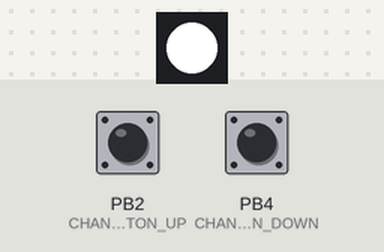
The program below on a simulated ATtiny85, built with avr-gcc and run on an emulated ATtiny85. Shown: 1 RGB LEDs in strip order, left to right. Inputs (shaded band) come from the test bench; at power-on: PB4 (CHANGE_BUTTON_PIN_DOWN) HIGH, PB2 (CHANGE_BUTTON_UP) HIGH. EEPROM starts erased.

Above: at 1.2 s.
1.3 s: PB4 (CHANGE_BUTTON_PIN_DOWN) pulled LOW for 0.15 s
At 2.1 s:
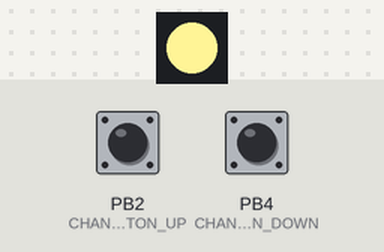
2.9 s: PB4 (CHANGE_BUTTON_PIN_DOWN) pulled LOW for 0.15 s
At 3.3 s:
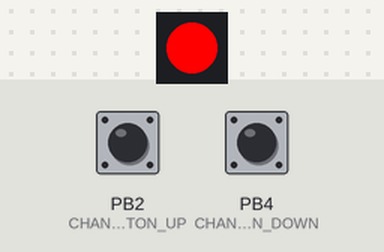
4.5 s: PB2 (CHANGE_BUTTON_UP) pulled LOW for 0.15 s
At 5.7 s:
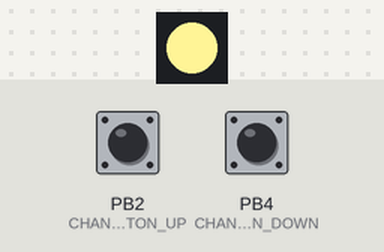
6.1 s: PB2 (CHANGE_BUTTON_UP) pulled LOW for 1 s
At 8.2 s:
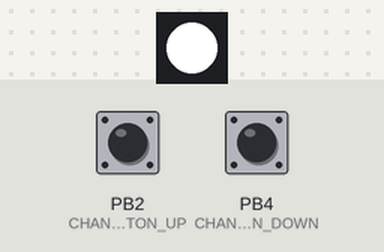
8.6 s: PB4 (CHANGE_BUTTON_PIN_DOWN) pulsed LOW 5 times (0.12 s each, 0.3 s apart)
At 11.1 s:
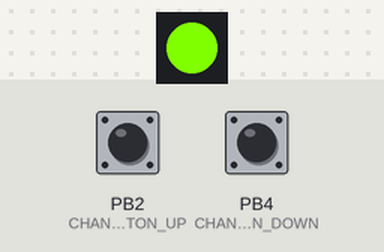
11.6 s: PB4 (CHANGE_BUTTON_PIN_DOWN) pulled LOW for 1 s
At 13.6 s:
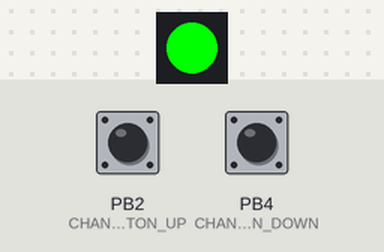
Timing chart, 0 to 15.1 s (numbered marks = the images above; inputs shaded):
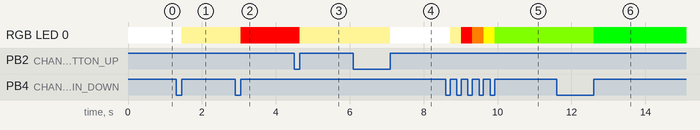

Measured:
- after the input at 1.3 s, RGB LED 0: RGB(255, 255, 255) → RGB(255, 244, 150) after 0.15 s
- after the input at 2.9 s, RGB LED 0: RGB(255, 244, 150) → RGB(255, 0, 0) after 0.15 s
- after the input at 4.5 s, RGB LED 0: RGB(255, 0, 0) → RGB(255, 244, 150) after 0.15 s
- after the input at 6.1 s, RGB LED 0: RGB(255, 244, 150) → RGB(255, 255, 255) after 1.0 s
- after the input at 8.6 s, RGB LED 0: RGB(255, 255, 255) → RGB(255, 244, 150) after 0.12 s, → RGB(255, 0, 0) 0.30 s later, → RGB(255, 127, 0) 0.30 s later, → RGB(255, 255, 0) 0.30 s later, … (5 changes in this stretch)
- after the input at 11.6 s, RGB LED 0: RGB(128, 255, 0) → RGB(0, 255, 0) after 1.0 s

The program:

main.cpp
```cpp
#include <Arduino.h>
#include <Adafruit_NeoPixel.h>
#include <EEPROM.h>

//PINOUT definitions
#define CHANGE_BUTTON_UP PB2
#define CHANGE_BUTTON_PIN_DOWN PB4
#define LED_PIN PB1
#define VOTLAGE_READ A3

//Constants
#define RAINBOW_SPEED 128 // 65 536 / 128 = 512 steps. 62steps per second = 512/62 = 8seconds (rounded) lasting one loop of animation
#define NUMPIXELS 1
#define HOLD_TIME 1000 //in ms
#define HOLD_TIME_DELAY 20 //in ms
#define BRIGHTNESS_STEPS 32 //PS: 256 / 32 = 8 brightness steps
#define BLINKING_SPEED 30
#define EEPROM_UPDATE_SPEED 480 //want to save every 30s if something has changed
#define EEPROM_EFFECT_ADDRESS 0
#define EEPROM_BRIGHTNESS_ADDRESS 1

//variables and instances
Adafruit_NeoPixel pixels(NUMPIXELS, LED_PIN, NEO_GRB + NEO_KHZ800);
uint8_t butLasState = 1, butLasState2 = 1, effectIndex = 0, brightLevel = 255;
uint8_t isInHoldMode = 0, helpVarTimer = 0, helpVarDelay = 0;
uint16_t rainbowHue = 0, helpVarEEPROMDelay = 0;
long startTime = 0;

void timer_setup()
{
  TCNT1 = 0; //set timer1 to 0
  TCCR1 = 0b00001001; //setting up prescaler for timer1 to 8192x = every 1.024ms value will increse after 316.2ms timer will overflow
  TIMSK |= (1 << TOIE1); //set up overflow interrupt for timer1
  sei();  //Enable interrupts
}

void read_from_eeprom()
{
  effectIndex = EEPROM.read(EEPROM_EFFECT_ADDRESS);
  brightLevel = EEPROM.read(EEPROM_BRIGHTNESS_ADDRESS);
}

ISR (TIMER1_OVF_vect)
{
  rainbowHue += RAINBOW_SPEED;

  if (helpVarDelay > BLINKING_SPEED)
  {
    if (isInHoldMode == 1 && helpVarTimer == 0)
    {
      pixels.setBrightness(1);
      helpVarTimer = 1;
    }
    else
    {
      pixels.setBrightness(brightLevel);
      helpVarTimer = 0;
    }
    helpVarDelay = 0;
  }
  else
    helpVarDelay++;

  if (helpVarEEPROMDelay > EEPROM_UPDATE_SPEED) //Save to EEPROM
  {
    EEPROM.update(EEPROM_EFFECT_ADDRESS, effectIndex);
    EEPROM.update(EEPROM_BRIGHTNESS_ADDRESS, brightLevel);
    helpVarEEPROMDelay = 0;
  }
  else
    helpVarEEPROMDelay++;
}

void brightness_set(uint8_t value)
{
  if (value == 1)
  {
    if (brightLevel > (UINT8_MAX - BRIGHTNESS_STEPS)) //check for uint overflow
      brightLevel = 255; //set max brightness if overflow would happened
    else
      brightLevel += BRIGHTNESS_STEPS;
  }
  else
  {
    if (brightLevel < BRIGHTNESS_STEPS + 1)
      brightLevel = BRIGHTNESS_STEPS;
    else
      brightLevel -= BRIGHTNESS_STEPS;
  }

  pixels.setBrightness(brightLevel);
}

void button_state_check1()
{
  //get current button state, LOW(0) = Pressed, HIGH(1) = not pressed
  uint8_t butCurState = digitalRead(CHANGE_BUTTON_PIN_DOWN);

  if (butCurState == 1 && butLasState == 1)
    return;
  else if (butCurState == 0 && butLasState == 1)
    startTime = millis();
  else if (butCurState == 0 && butLasState == 0)
  {
    if ((millis() - startTime) > HOLD_TIME && (millis() - startTime) < HOLD_TIME + HOLD_TIME_DELAY)
      isInHoldMode = 1; //isInHoldMode = !isInHoldMode; //toggle value
  }
  else if (butCurState == 1 && butLasState == 0)
  {
      if (isInHoldMode == 1)
        brightness_set(1);
      else
        effectIndex++;
  }

  butLasState = butCurState;
}

void button_state_check2()
{
  uint8_t butCurState = digitalRead(CHANGE_BUTTON_UP);

  if (butCurState == 1 && butLasState2 == 1)
    return;
  else if (butCurState == 0 && butLasState2 == 1)
    startTime = millis();
  else if (butCurState == 0 && butLasState2 == 0)
  {
    if ((millis() - startTime) > HOLD_TIME && (millis() - startTime) < HOLD_TIME + HOLD_TIME_DELAY)
      isInHoldMode = 0; //isInHoldMode = !isInHoldMode; //toggle value
  }
  else if (butCurState == 1 && butLasState2 == 0)
  {
      if (isInHoldMode == 1)
        brightness_set(0);
      else
        effectIndex--;
  }

  butLasState2 = butCurState;
}

void select_effect()
{
  if (isInHoldMode == 1)
    return;

  switch (effectIndex)
  {
    case 0:
      pixels.setPixelColor(0, pixels.Color(255, 255, 255)); //white
      break;

    case 1:
      pixels.setPixelColor(0, pixels.Color(255, 244, 150)); //warm white
      break;

    //Start of color spectrum from red to blue (simple rainbow spectrum)
    case 2:
      pixels.setPixelColor(0, pixels.Color(255,0,0)); //red
      break;

    case 3:
      pixels.setPixelColor(0, pixels.Color(255,127,0)); //orange
      break;

    case 4:
      pixels.setPixelColor(0, pixels.Color(255,255,0)); //yellow
      break;

    case 5:
      pixels.setPixelColor(0, pixels.Color(128,255,0)); //light green
      break;

    case 6:
      pixels.setPixelColor(0, pixels.Color(0,255,0)); //green
      break;

    case 7:
      pixels.setPixelColor(0, pixels.Color(0,255,128)); //green-blue
      break;

    case 8:
      pixels.setPixelColor(0, pixels.Color(0,255,255)); //turquoise
      break;

    case 9:
      pixels.setPixelColor(0, pixels.Color(0,128,255)); //light blue
      break;

    case 10:
      pixels.setPixelColor(0, pixels.Color(0,0,255)); //blue
      break;

    case 11:
      pixels.setPixelColor(0, pixels.Color(128,0,255)); //dark-purple
      break;

    case 12:
      pixels.setPixelColor(0, pixels.Color(255,0,255)); //purple/slightly ping?
      break;

    case 13:
      pixels.setPixelColor(0, pixels.ColorHSV(rainbowHue,255,255));
      break;

    default:
      effectIndex = 0;
      break;
  }
}

void setup()
{
  read_from_eeprom();
  timer_setup();
  pinMode(CHANGE_BUTTON_UP, INPUT_PULLUP);
  pinMode(CHANGE_BUTTON_PIN_DOWN, INPUT_PULLUP);
  pixels.begin();
}

void loop()
{
  button_state_check1();
  button_state_check2();
  select_effect();
  pixels.show();
}
```
